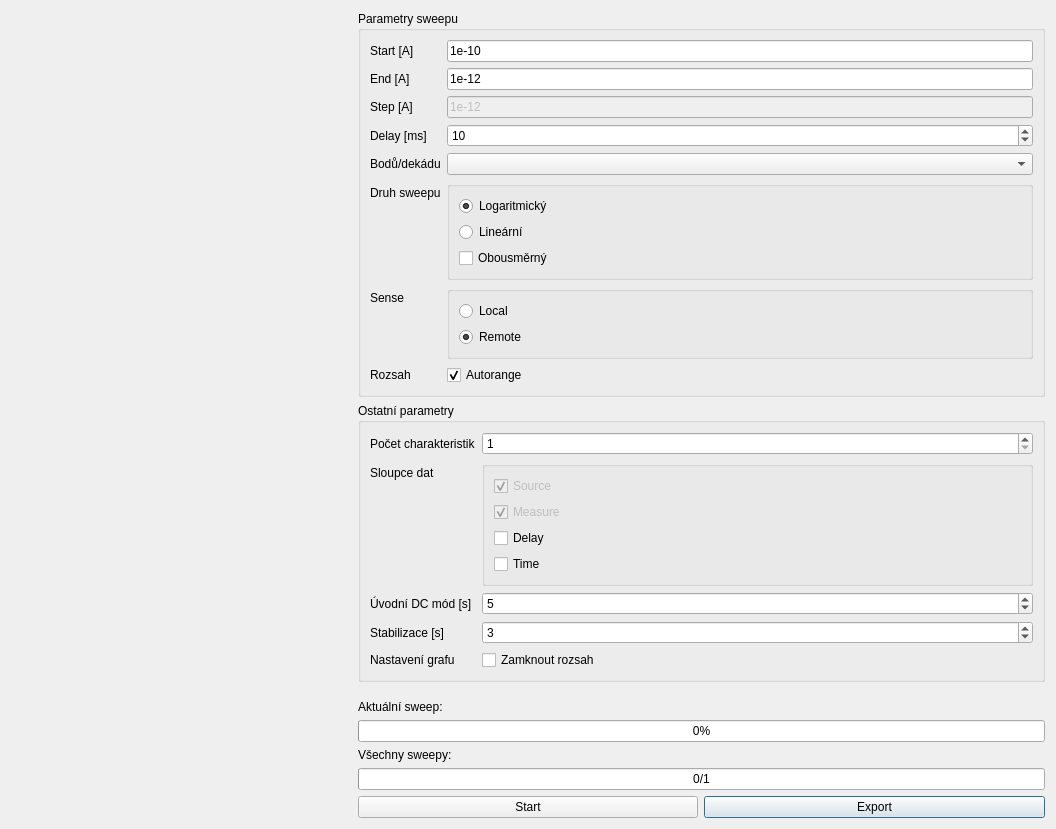
<?xml version="1.0" encoding="UTF-8"?>
<ui version="4.0">
 <class>sweepergui</class>
 <widget class="QDialog" name="sweepergui">
  <property name="geometry">
   <rect>
    <x>0</x>
    <y>0</y>
    <width>1056</width>
    <height>732</height>
   </rect>
  </property>
  <property name="minimumSize">
   <size>
    <width>900</width>
    <height>0</height>
   </size>
  </property>
  <property name="windowTitle">
   <string>Sweeper</string>
  </property>
  <property name="windowIcon">
   <iconset>
    <normaloff>img/logo_crop.png</normaloff>img/logo_crop.png</iconset>
  </property>
  <layout class="QGridLayout" name="gridLayout">
   <item row="7" column="1" colspan="2">
    <widget class="QProgressBar" name="bigProgBar">
     <property name="maximum">
      <number>1</number>
     </property>
     <property name="value">
      <number>0</number>
     </property>
     <property name="format">
      <string>%v/%m</string>
     </property>
    </widget>
   </item>
   <item row="4" column="1">
    <widget class="QLabel" name="label_9">
     <property name="text">
      <string>Aktuální sweep:</string>
     </property>
    </widget>
   </item>
   <item row="8" column="2">
    <widget class="QPushButton" name="exportButton">
     <property name="text">
      <string>Export</string>
     </property>
    </widget>
   </item>
   <item row="0" column="0" rowspan="9">
    <widget class="QWidget" name="mplwindow" native="true">
     <property name="minimumSize">
      <size>
       <width>0</width>
       <height>0</height>
      </size>
     </property>
     <property name="baseSize">
      <size>
       <width>0</width>
       <height>0</height>
      </size>
     </property>
     <layout class="QVBoxLayout" name="mplvl"/>
    </widget>
   </item>
   <item row="0" column="1" colspan="2">
    <widget class="QGroupBox" name="groupBox_2">
     <property name="title">
      <string>Parametry sweepu</string>
     </property>
     <layout class="QFormLayout" name="formLayout_2">
      <item row="0" column="0">
       <widget class="QLabel" name="label_3">
        <property name="text">
         <string>Start [A]</string>
        </property>
       </widget>
      </item>
      <item row="0" column="1">
       <widget class="QLineEdit" name="startEdit">
        <property name="text">
         <string>1e-10</string>
        </property>
       </widget>
      </item>
      <item row="1" column="0">
       <widget class="QLabel" name="label_4">
        <property name="text">
         <string>End [A]</string>
        </property>
       </widget>
      </item>
      <item row="1" column="1">
       <widget class="QLineEdit" name="endEdit">
        <property name="text">
         <string>1e-12</string>
        </property>
       </widget>
      </item>
      <item row="2" column="0">
       <widget class="QLabel" name="label_11">
        <property name="text">
         <string>Step [A]</string>
        </property>
       </widget>
      </item>
      <item row="2" column="1">
       <widget class="QLineEdit" name="stepEdit">
        <property name="enabled">
         <bool>false</bool>
        </property>
        <property name="text">
         <string>1e-12</string>
        </property>
       </widget>
      </item>
      <item row="3" column="0">
       <widget class="QLabel" name="label_5">
        <property name="text">
         <string>Delay [ms]</string>
        </property>
       </widget>
      </item>
      <item row="3" column="1">
       <widget class="QSpinBox" name="delaySpinBox">
        <property name="maximum">
         <number>65000</number>
        </property>
        <property name="value">
         <number>10</number>
        </property>
       </widget>
      </item>
      <item row="4" column="0">
       <widget class="QLabel" name="label_6">
        <property name="text">
         <string>Bodů/dekádu</string>
        </property>
       </widget>
      </item>
      <item row="4" column="1">
       <widget class="QComboBox" name="decadeComboBox"/>
      </item>
      <item row="5" column="0">
       <widget class="QLabel" name="label">
        <property name="text">
         <string>Druh sweepu</string>
        </property>
       </widget>
      </item>
      <item row="5" column="1">
       <widget class="QGroupBox" name="groupBox_4">
        <property name="title">
         <string/>
        </property>
        <layout class="QVBoxLayout" name="verticalLayout">
         <item>
          <widget class="QRadioButton" name="logRadioButton">
           <property name="text">
            <string>Logaritmický</string>
           </property>
           <property name="checked">
            <bool>true</bool>
           </property>
          </widget>
         </item>
         <item>
          <widget class="QRadioButton" name="linRadioButton">
           <property name="enabled">
            <bool>true</bool>
           </property>
           <property name="text">
            <string>Lineární</string>
           </property>
          </widget>
         </item>
         <item>
          <widget class="QCheckBox" name="chkLoop">
           <property name="text">
            <string>Obousměrný</string>
           </property>
          </widget>
         </item>
        </layout>
       </widget>
      </item>
      <item row="6" column="0">
       <widget class="QLabel" name="label_12">
        <property name="text">
         <string>Sense</string>
        </property>
       </widget>
      </item>
      <item row="6" column="1">
       <widget class="QGroupBox" name="groupBox_5">
        <property name="title">
         <string/>
        </property>
        <layout class="QVBoxLayout" name="verticalLayout_3">
         <item>
          <widget class="QRadioButton" name="senseLocalRadioButton">
           <property name="enabled">
            <bool>true</bool>
           </property>
           <property name="text">
            <string>Local</string>
           </property>
          </widget>
         </item>
         <item>
          <widget class="QRadioButton" name="senseRemoteRadioButton">
           <property name="enabled">
            <bool>true</bool>
           </property>
           <property name="text">
            <string>Remote</string>
           </property>
           <property name="checked">
            <bool>true</bool>
           </property>
          </widget>
         </item>
        </layout>
       </widget>
      </item>
      <item row="7" column="0">
       <widget class="QLabel" name="label_15">
        <property name="text">
         <string>Rozsah</string>
        </property>
       </widget>
      </item>
      <item row="7" column="1">
       <widget class="QCheckBox" name="chkAutorange">
        <property name="text">
         <string>Autorange</string>
        </property>
        <property name="checked">
         <bool>true</bool>
        </property>
        <property name="tristate">
         <bool>false</bool>
        </property>
       </widget>
      </item>
     </layout>
    </widget>
   </item>
   <item row="1" column="1" colspan="2">
    <widget class="QGroupBox" name="groupBox">
     <property name="minimumSize">
      <size>
       <width>0</width>
       <height>0</height>
      </size>
     </property>
     <property name="title">
      <string>Ostatní parametry</string>
     </property>
     <layout class="QFormLayout" name="formLayout">
      <item row="0" column="0">
       <widget class="QLabel" name="label_2">
        <property name="text">
         <string>Počet charakteristik</string>
        </property>
       </widget>
      </item>
      <item row="0" column="1">
       <widget class="QSpinBox" name="pocetMereniBox">
        <property name="minimum">
         <number>1</number>
        </property>
        <property name="maximum">
         <number>9999</number>
        </property>
       </widget>
      </item>
      <item row="1" column="0">
       <widget class="QLabel" name="label_7">
        <property name="text">
         <string>Sloupce dat</string>
        </property>
       </widget>
      </item>
      <item row="1" column="1">
       <widget class="QGroupBox" name="groupBox_3">
        <property name="title">
         <string/>
        </property>
        <property name="flat">
         <bool>false</bool>
        </property>
        <layout class="QVBoxLayout" name="verticalLayout_2">
         <item>
          <widget class="QCheckBox" name="sourceCheckBox">
           <property name="enabled">
            <bool>false</bool>
           </property>
           <property name="text">
            <string>Source</string>
           </property>
           <property name="checkable">
            <bool>true</bool>
           </property>
           <property name="checked">
            <bool>true</bool>
           </property>
          </widget>
         </item>
         <item>
          <widget class="QCheckBox" name="measureCheckBox">
           <property name="enabled">
            <bool>false</bool>
           </property>
           <property name="text">
            <string>Measure</string>
           </property>
           <property name="checked">
            <bool>true</bool>
           </property>
          </widget>
         </item>
         <item>
          <widget class="QCheckBox" name="delayCheckBox">
           <property name="text">
            <string>Delay</string>
           </property>
          </widget>
         </item>
         <item>
          <widget class="QCheckBox" name="timeCheckBox">
           <property name="text">
            <string>Time</string>
           </property>
          </widget>
         </item>
        </layout>
       </widget>
      </item>
      <item row="2" column="0">
       <widget class="QLabel" name="label_8">
        <property name="text">
         <string>Úvodní DC mód [s]</string>
        </property>
       </widget>
      </item>
      <item row="2" column="1">
       <widget class="QSpinBox" name="stableSpinBox">
        <property name="maximum">
         <number>9999</number>
        </property>
        <property name="value">
         <number>5</number>
        </property>
       </widget>
      </item>
      <item row="3" column="1">
       <widget class="QSpinBox" name="sleepSpinBox">
        <property name="value">
         <number>3</number>
        </property>
       </widget>
      </item>
      <item row="3" column="0">
       <widget class="QLabel" name="label_13">
        <property name="text">
         <string>Stabilizace [s]</string>
        </property>
       </widget>
      </item>
      <item row="4" column="1">
       <widget class="QCheckBox" name="chkLockRange">
        <property name="text">
         <string>Zamknout rozsah</string>
        </property>
       </widget>
      </item>
      <item row="4" column="0">
       <widget class="QLabel" name="label_14">
        <property name="text">
         <string>Nastavení grafu</string>
        </property>
       </widget>
      </item>
     </layout>
    </widget>
   </item>
   <item row="5" column="1" colspan="2">
    <widget class="QProgressBar" name="littleProgBar">
     <property name="value">
      <number>0</number>
     </property>
    </widget>
   </item>
   <item row="8" column="1">
    <widget class="QPushButton" name="startBtn">
     <property name="text">
      <string>Start</string>
     </property>
    </widget>
   </item>
   <item row="6" column="1">
    <widget class="QLabel" name="label_10">
     <property name="text">
      <string>Všechny sweepy:</string>
     </property>
    </widget>
   </item>
  </layout>
 </widget>
 <tabstops>
  <tabstop>startBtn</tabstop>
  <tabstop>startEdit</tabstop>
  <tabstop>endEdit</tabstop>
  <tabstop>stepEdit</tabstop>
  <tabstop>delaySpinBox</tabstop>
  <tabstop>decadeComboBox</tabstop>
  <tabstop>chkAutorange</tabstop>
  <tabstop>pocetMereniBox</tabstop>
  <tabstop>stableSpinBox</tabstop>
  <tabstop>sleepSpinBox</tabstop>
  <tabstop>chkLockRange</tabstop>
  <tabstop>logRadioButton</tabstop>
  <tabstop>linRadioButton</tabstop>
  <tabstop>chkLoop</tabstop>
  <tabstop>senseLocalRadioButton</tabstop>
  <tabstop>senseRemoteRadioButton</tabstop>
  <tabstop>sourceCheckBox</tabstop>
  <tabstop>measureCheckBox</tabstop>
  <tabstop>delayCheckBox</tabstop>
  <tabstop>timeCheckBox</tabstop>
  <tabstop>exportButton</tabstop>
 </tabstops>
 <resources/>
 <connections/>
</ui>
